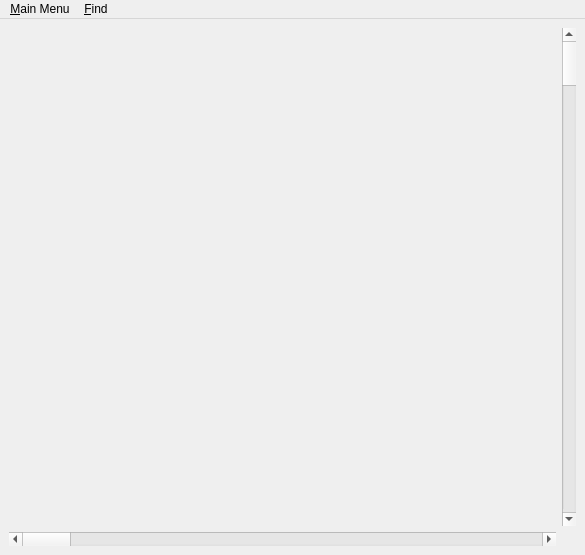
<ui version="4.0" >
 <class>MainWindow</class>
 <widget class="QMainWindow" name="MainWindow" >
  <property name="geometry" >
   <rect>
    <x>0</x>
    <y>0</y>
    <width>585</width>
    <height>555</height>
   </rect>
  </property>
  <property name="windowTitle" >
   <string>SimVida Reborn</string>
  </property>
  <property name="windowIcon" >
   <iconset resource="../../../graphs/recursos.qrc" >
    <normaloff>:/icons/icons/main-icon.png</normaloff>:/icons/icons/main-icon.png</iconset>
  </property>
  <property name="iconSize" >
   <size>
    <width>32</width>
    <height>32</height>
   </size>
  </property>
  <widget class="QWidget" name="centralwidget" >
   <property name="geometry" >
    <rect>
     <x>0</x>
     <y>24</y>
     <width>585</width>
     <height>531</height>
    </rect>
   </property>
   <layout class="QGridLayout" >
    <property name="margin" >
     <number>9</number>
    </property>
    <property name="spacing" >
     <number>6</number>
    </property>
    <item row="1" column="0" >
     <widget class="MundoQT" native="1" name="widget" >
      <property name="cursor" >
       <cursorShape>PointingHandCursor</cursorShape>
      </property>
     </widget>
    </item>
    <item row="1" column="1" >
     <widget class="QScrollBar" name="verticalScrollBar" >
      <property name="orientation" >
       <enum>Qt::Vertical</enum>
      </property>
     </widget>
    </item>
    <item row="2" column="0" >
     <widget class="QScrollBar" name="horizontalScrollBar" >
      <property name="orientation" >
       <enum>Qt::Horizontal</enum>
      </property>
     </widget>
    </item>
   </layout>
  </widget>
  <widget class="QMenuBar" name="menubar" >
   <property name="geometry" >
    <rect>
     <x>0</x>
     <y>0</y>
     <width>585</width>
     <height>24</height>
    </rect>
   </property>
   <widget class="QMenu" name="menu_Encontrar" >
    <property name="title" >
     <string>&amp;Find</string>
    </property>
    <addaction name="maisVelhoAct" />
    <addaction name="maisEnergiaAct" />
    <addaction name="geracaoMaisNovaAct" />
    <addaction name="geracaoMaisAntigaAct" />
    <addaction name="maisFilhosAct" />
    <addaction name="separator" />
    <addaction name="fixarSelecionadoAct" />
    <addaction name="autoSelecionarAct" />
   </widget>
   <widget class="QMenu" name="menuSimVida" >
    <property name="title" >
     <string>&amp;Main Menu</string>
    </property>
    <widget class="QMenu" name="menuParedes" >
     <property name="title" >
      <string>&amp;Walls</string>
     </property>
     <property name="icon" >
      <iconset>
       <normaloff>:/botoes/botoes/nova-parede.png</normaloff>:/botoes/botoes/nova-parede.png</iconset>
     </property>
     <property name="separatorsCollapsible" >
      <bool>true</bool>
     </property>
    </widget>
    <addaction name="abrirSimulacaoAct" />
    <addaction name="salvarSimulacaoAct" />
    <addaction name="separator" />
    <addaction name="limparAct" />
    <addaction name="reiniciarAct" />
    <addaction name="pauseAct" />
    <addaction name="separator" />
    <addaction name="opcoesAct" />
    <addaction name="estatisticasAct" />
    <addaction name="separator" />
    <addaction name="menuParedes" />
    <addaction name="separator" />
    <addaction name="ajudaAct" />
    <addaction name="sairAct" />
   </widget>
   <addaction name="menuSimVida" />
   <addaction name="menu_Encontrar" />
  </widget>
  <action name="reiniciarAct" >
   <property name="icon" >
    <iconset resource="../../../graphs/recursos.qrc" >
     <normaloff>:/buttons/buttons/reiniciar.png</normaloff>:/buttons/buttons/reiniciar.png</iconset>
   </property>
   <property name="text" >
    <string>&amp;Reset</string>
   </property>
  </action>
  <action name="opcoesAct" >
   <property name="icon" >
    <iconset resource="../../../graphs/recursos.qrc" >
     <normaloff>:/buttons/buttons/opcoes.png</normaloff>:/buttons/buttons/opcoes.png</iconset>
   </property>
   <property name="text" >
    <string>&amp;Options</string>
   </property>
  </action>
  <action name="sairAct" >
   <property name="icon" >
    <iconset resource="../../../graphs/recursos.qrc" >
     <normaloff>:/buttons/buttons/sair.png</normaloff>:/buttons/buttons/sair.png</iconset>
   </property>
   <property name="text" >
    <string>&amp;Exit</string>
   </property>
  </action>
  <action name="ajudaAct" >
   <property name="icon" >
    <iconset resource="../../../graphs/recursos.qrc" >
     <normaloff>:/buttons/buttons/ajuda.png</normaloff>:/buttons/buttons/ajuda.png</iconset>
   </property>
   <property name="text" >
    <string>&amp;Help</string>
   </property>
  </action>
  <action name="mutacaoAct" >
   <property name="icon" >
    <iconset resource="../../../graphs/recursos.qrc" >
     <normaloff>:/buttons/buttons/mutacao.png</normaloff>:/buttons/buttons/mutacao.png</iconset>
   </property>
   <property name="text" >
    <string>&amp;Mutate</string>
   </property>
  </action>
  <action name="novoBiotaAct" >
   <property name="icon" >
    <iconset resource="../../../graphs/recursos.qrc" >
     <normaloff>:/buttons/buttons/adicionar.png</normaloff>:/buttons/buttons/adicionar.png</iconset>
   </property>
   <property name="text" >
    <string>&amp;New Biot</string>
   </property>
  </action>
  <action name="carregarBiotaAct" >
   <property name="icon" >
    <iconset resource="../../../graphs/recursos.qrc" >
     <normaloff>:/buttons/buttons/abrir.png</normaloff>:/buttons/buttons/abrir.png</iconset>
   </property>
   <property name="text" >
    <string>&amp;Load Biot</string>
   </property>
  </action>
  <action name="salvarBiotaAct" >
   <property name="icon" >
    <iconset resource="../../../graphs/recursos.qrc" >
     <normaloff>:/buttons/buttons/salvar.png</normaloff>:/buttons/buttons/salvar.png</iconset>
   </property>
   <property name="text" >
    <string>&amp;Save Biot</string>
   </property>
  </action>
  <action name="matarBiotaAct" >
   <property name="icon" >
    <iconset resource="../../../graphs/recursos.qrc" >
     <normaloff>:/buttons/buttons/matar.png</normaloff>:/buttons/buttons/matar.png</iconset>
   </property>
   <property name="text" >
    <string>&amp;Kill</string>
   </property>
  </action>
  <action name="novaParedeAct" >
   <property name="icon" >
    <iconset resource="../../../graphs/recursos.qrc" >
     <normaloff>:/buttons/buttons/nova-parede.png</normaloff>:/buttons/buttons/nova-parede.png</iconset>
   </property>
   <property name="text" >
    <string>New &amp;Wall</string>
   </property>
  </action>
  <action name="removerParedeAct" >
   <property name="icon" >
    <iconset resource="../../../graphs/recursos.qrc" >
     <normaloff>:/buttons/buttons/excluir-parede.png</normaloff>:/buttons/buttons/excluir-parede.png</iconset>
   </property>
   <property name="text" >
    <string>&amp;Remove Wall</string>
   </property>
  </action>
  <action name="novoGraoAct" >
   <property name="icon" >
    <iconset resource="../../../graphs/recursos.qrc" >
     <normaloff>:/buttons/buttons/add_grao.png</normaloff>:/buttons/buttons/add_grao.png</iconset>
   </property>
   <property name="text" >
    <string>Add &amp;Grain</string>
   </property>
  </action>
  <action name="removerGraoAct" >
   <property name="icon" >
    <iconset resource="../../../graphs/recursos.qrc" >
     <normaloff>:/buttons/buttons/sub_grao.png</normaloff>:/buttons/buttons/sub_grao.png</iconset>
   </property>
   <property name="text" >
    <string>Remove &amp;Grain</string>
   </property>
  </action>
  <action name="estatisticasAct" >
   <property name="icon" >
    <iconset resource="../../../graphs/recursos.qrc" >
     <normaloff>:/buttons/buttons/estatisticas.png</normaloff>:/buttons/buttons/estatisticas.png</iconset>
   </property>
   <property name="text" >
    <string>&amp;Estatistics</string>
   </property>
  </action>
  <action name="pauseAct" >
   <property name="checkable" >
    <bool>true</bool>
   </property>
   <property name="icon" >
    <iconset resource="../../../graphs/recursos.qrc" >
     <normaloff>:/buttons/buttons/pause.png</normaloff>:/buttons/buttons/pause.png</iconset>
   </property>
   <property name="text" >
    <string>&amp;Pause</string>
   </property>
  </action>
  <action name="informacoesAct" >
   <property name="icon" >
    <iconset resource="../../../graphs/recursos.qrc" >
     <normaloff>:/buttons/buttons/ajuda.png</normaloff>:/buttons/buttons/ajuda.png</iconset>
   </property>
   <property name="text" >
    <string>&amp;Info</string>
   </property>
  </action>
  <action name="maisVelhoAct" >
   <property name="icon" >
    <iconset resource="../../../graphs/recursos.qrc" >
     <normaloff>:/buttons/buttons/mais_velho.png</normaloff>:/buttons/buttons/mais_velho.png</iconset>
   </property>
   <property name="text" >
    <string>&amp;Older</string>
   </property>
  </action>
  <action name="maisEnergiaAct" >
   <property name="icon" >
    <iconset resource="../../../graphs/recursos.qrc" >
     <normaloff>:/buttons/buttons/mais_energia.png</normaloff>:/buttons/buttons/mais_energia.png</iconset>
   </property>
   <property name="text" >
    <string>Most &amp;Energy</string>
   </property>
  </action>
  <action name="geracaoMaisNovaAct" >
   <property name="icon" >
    <iconset resource="../../../graphs/recursos.qrc" >
     <normaloff>:/icons/icons/main-icon.png</normaloff>:/icons/icons/main-icon.png</iconset>
   </property>
   <property name="text" >
    <string>Younger &amp;Generation</string>
   </property>
  </action>
  <action name="geracaoMaisAntigaAct" >
   <property name="icon" >
    <iconset resource="../../../graphs/recursos.qrc" >
     <normaloff>:/buttons/buttons/mais_velho.png</normaloff>:/buttons/buttons/mais_velho.png</iconset>
   </property>
   <property name="text" >
    <string>Oldest &amp;Generation</string>
   </property>
  </action>
  <action name="maisFilhosAct" >
   <property name="icon" >
    <iconset resource="../../../graphs/recursos.qrc" >
     <normaloff>:/buttons/buttons/mais_filhos.png</normaloff>:/buttons/buttons/mais_filhos.png</iconset>
   </property>
   <property name="text" >
    <string>Most &amp;Offsprings</string>
   </property>
  </action>
  <action name="fixarSelecionadoAct" >
   <property name="checkable" >
    <bool>true</bool>
   </property>
   <property name="icon" >
    <iconset resource="../../../graphs/recursos.qrc" >
     <normaloff>:/buttons/buttons/fixar.png</normaloff>:/buttons/buttons/fixar.png</iconset>
   </property>
   <property name="text" >
    <string>&amp;Track selected</string>
   </property>
  </action>
  <action name="autoSelecionarAct" >
   <property name="checkable" >
    <bool>true</bool>
   </property>
   <property name="icon" >
    <iconset resource="../../../graphs/recursos.qrc" >
     <normaloff>:/buttons/buttons/auto_selecionar.png</normaloff>:/buttons/buttons/auto_selecionar.png</iconset>
   </property>
   <property name="text" >
    <string>&amp;Auto select</string>
   </property>
  </action>
  <action name="limparAct" >
   <property name="icon" >
    <iconset resource="../../../graphs/recursos.qrc" >
     <normaloff>:/buttons/buttons/limpar.png</normaloff>:/buttons/buttons/limpar.png</iconset>
   </property>
   <property name="text" >
    <string>&amp;Clean</string>
   </property>
  </action>
  <action name="abrirSimulacaoAct" >
   <property name="icon" >
    <iconset resource="../../../graphs/recursos.qrc" >
     <normaloff>:/buttons/buttons/abrirsimulacao.png</normaloff>:/buttons/buttons/abrirsimulacao.png</iconset>
   </property>
   <property name="text" >
    <string>&amp;Open Simulation</string>
   </property>
  </action>
  <action name="salvarSimulacaoAct" >
   <property name="icon" >
    <iconset resource="../../../graphs/recursos.qrc" >
     <normaloff>:/buttons/buttons/salvarsimulacao.png</normaloff>:/buttons/buttons/salvarsimulacao.png</iconset>
   </property>
   <property name="text" >
    <string>&amp;Save Simulation</string>
   </property>
  </action>
 </widget>
 <customwidgets>
  <customwidget>
   <class>MundoQT</class>
   <extends>QWidget</extends>
   <header>mundoqt.h</header>
  </customwidget>
 </customwidgets>
 <resources>
  <include location="../../../graphs/recursos.qrc" />
 </resources>
 <connections/>
</ui>
